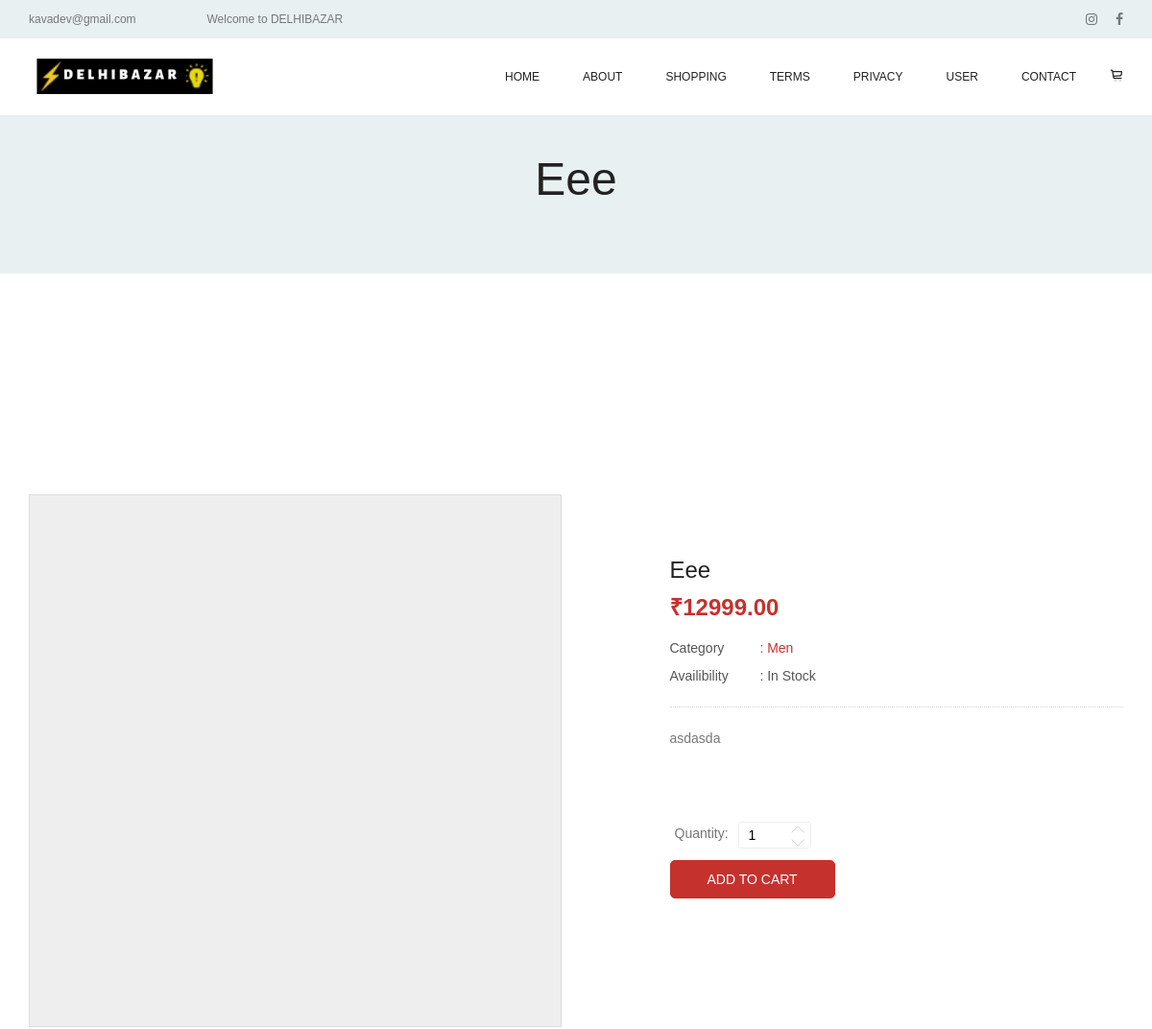
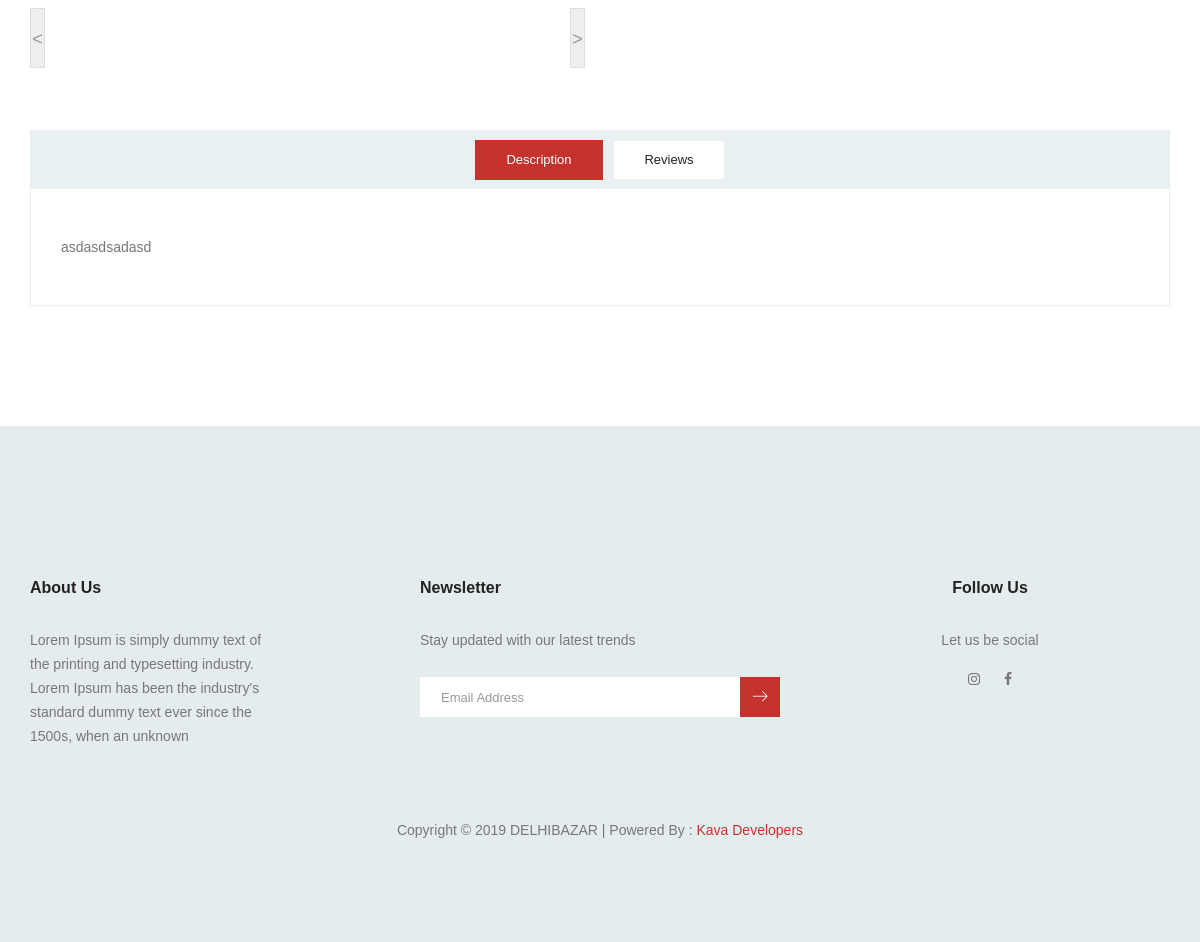
The app's page /products/product_detail/00ec61c4001cca6ceec202ca5bdee4cd with its own data (2 pictures, top to bottom).
### tables this page shows
CREATE TABLE IF NOT EXISTS `setting` (
  `id` int(11) NOT NULL AUTO_INCREMENT,
  `email` text NOT NULL,
  `support_email` text NOT NULL,
  `contact_email` text NOT NULL,
  `newsletter_email` varchar(250) DEFAULT NULL,
  `mobile` text NOT NULL,
  `city` text NOT NULL,
  `address` text NOT NULL,
  `opening_hours` text NOT NULL,
  `short_about` text NOT NULL,
  `meta_keywords` longtext NOT NULL,
  `meta_description` longtext NOT NULL,
  `shop_commission` decimal(40,2) DEFAULT NULL COMMENT 'Per shop commission',
  `ad_number` varchar(250) DEFAULT NULL,
  `smtp_host` text,
  `smtp_port` text,
  `smtp_user` text,
  `smtp_pass` text,
  PRIMARY KEY (`id`)
);

CREATE TABLE IF NOT EXISTS `social_icon` (
  `id` int(11) NOT NULL AUTO_INCREMENT,
  `title` text NOT NULL,
  `class` text NOT NULL,
  `link` text NOT NULL,
  `created_at` datetime NOT NULL,
  PRIMARY KEY (`id`)
);

CREATE TABLE IF NOT EXISTS `product` (
  `id` bigint(20) NOT NULL AUTO_INCREMENT,
  `hash` varchar(250) NOT NULL,
  `name` varchar(250) NOT NULL,
  `amount` decimal(40,2) NOT NULL,
  `short_desc` text NOT NULL,
  `desc` longtext NOT NULL,
  `category` varchar(50) NOT NULL,
  `status` int(1) NOT NULL DEFAULT '0',
  `created_by` varchar(20) NOT NULL,
  `updated_by` varchar(20) NOT NULL,
  `created_at` datetime NOT NULL,
  `updated_at` datetime NOT NULL,
  `deleted_at` datetime DEFAULT NULL,
  `df` int(1) NOT NULL DEFAULT '0',
  `rating` varchar(10) NOT NULL,
  PRIMARY KEY (`id`)
);

CREATE TABLE IF NOT EXISTS `category` (
  `id` int(11) NOT NULL AUTO_INCREMENT,
  `name` varchar(250) NOT NULL,
  `df` int(1) NOT NULL DEFAULT '0',
  PRIMARY KEY (`id`)
);

### application/core/MY_Loader.php (called while the page is built, shortened)
<?php
class MY_Loader extends CI_Loader {
    public function template1($template_name, $vars = array())
    {
        $this->view('template/header2');
        $this->view($template_name, $vars);
        $this->view('template/footer2');
    }
}
?>

### application/controllers/Products.php (called while the page is built, shortened)
<?php
class Products extends CI_Controller {
	function __construct(){
    	$this->load->model('product_model');
    	$this->load->model('rating_model');
		$this->load->library('pagination');
    }
	public function product_detail($hash)
	{
		if($hash)
		{
			if($this->product_model->product_where($hash))
			{
				$data['_title']			= "DELHIBAZAR";
				$data['product']		= $this->product_model->product_where($hash);
				$data['product_review']	= $this->rating_model->product_where_hash($hash);
				$data['avarage_rating'] = $this->rating_model->get_product_avarage_rating($hash);
				$data['star_1']			= $this->rating_model->star_rating_1($hash);
				$data['star_2']			= $this->rating_model->star_rating_2($hash);
				$data['star_3']			= $this->rating_model->star_rating_3($hash);
				$data['star_4']			= $this->rating_model->star_rating_4($hash);
				$data['star_5']			= $this->rating_model->star_rating_5($hash);
				$this->load->template1('product_category/product_detail',$data);
			}
			else
			{
				redirect(base_url('error404'));
			}
		}
		else
		{
			redirect(base_url('error404'));
		}
	}
}

### index.php (called while the page is built, shortened)
<?php
require_once BASEPATH.'core/CodeIgniter.php';

### application/helpers/general_helper.php (called while the page is built, shortened)
<?php
function social_icons()
{
	$CI=&get_instance();
	return $CI->db->get('social_icon')->result_array();
}
function get_setting()
{
	$CI=&get_instance();
	return $CI->db->get_where('setting',['id' => '1'])->result_array()[0];
}
?>

### application/models/Product_model.php (called while the page is built, shortened)
<?php
class Product_model extends CI_Model
{
	public function product_where($hash)
	{
		return $this->db->get_where('product',['hash' => $hash])->result_array();
	}
	public function category_where($id)
	{
		return $this->db->get_Where('category',['id' => $id])->result_array();
	}
}

### application/views/product_category/product_detail.php (the view, shortened to what this page needs)
    <link href="<?= base_url(); ?>zoom/jquery.exzoom.css" rel="stylesheet" type="text/css"/>
<section class="banner_area">
    <div class="banner_inner d-flex align-items-center">
        <div class="container">
            <div class="banner_content text-center">
                <h2><?= $product[0]['name'] ?></h2>
            </div>
        </div>
    </div>
</section>
<div class="product_image_area">
    <div class="container">
        <div class="row s_product_inner">
            <div class="col-lg-6">
                <div class="s_product_img">
                    <div class="exzoom hidden" id="exzoom">
                        <div class="exzoom_img_box">
                        </div>
                        <div class="exzoom_nav"></div>
                        <p class="exzoom_btn">
                            <a href="javascript:void(0);" class="exzoom_prev_btn"> < </a>
                            <a href="javascript:void(0);" class="exzoom_next_btn"> > </a>
                        </p>
                    </div>
                </div>
            </div>
            <div class="col-lg-5 offset-lg-1">
                <div class="s_product_text">
                    <h3><?= $product[0]['name'] ?></h3>
                    <h2>₹<?= $product[0]['amount'] ?></h2>
                    <ul class="list">
                        <li><a class="active" href="#"><span>Category</span> : <?= $this->product_model->category_where($product[0]['category'])[0]['name'] ?></a></li>
                        <li><a href="#"><span>Availibility</span> : In Stock</a></li>
                    </ul>
                    <p><?=  nl2br($product[0]['short_desc']) ?></p>
                    <form method="post" id="add_to_cart" action="<?= base_url() ?>cart/add_to_cart">
                        <div class="product_count" style="margin: 5px;">
                            <label for="qty">Quantity:</label>
                            <input type="text" name="qty" id="sst" maxlength="12" value="1" title="Quantity:" class="input-text qty" readonly>
                            <button onclick="var result = document.getElementById('sst'); var sst = result.value; if( !isNaN( sst )) result.value++;return false;" class="increase items-count" type="button"><i class="lnr lnr-chevron-up"></i></button>
                            <button onclick="var result = document.getElementById('sst'); var sst = result.value; if( !isNaN( sst ) &amp;&amp; sst > 0 ) result.value--;return false;" class="reduced items-count" type="button"><i class="lnr lnr-chevron-down"></i></button>
                        </div><br>
                        <div class="card_area">
                            <?php if($this->session->userdata('id')) { ?>
                                <button type="submit" class="main_btn btn btn-sm">Add to Cart</button>
                            <?php } else { ?>
                                <button type="submit" class="main_btn btn btn-sm" onclick="return guest_click()">Add to Cart</button>
                            <?php } ?>
                        </div>
                    </form>
                </div>
            </div>
        </div>
    </div>
</div>
<section class="product_description_area">
    <div class="container">
        <ul class="nav nav-tabs" id="myTab" role="tablist">
            <li class="nav-item">
            <a class="nav-link active" id="home-tab" data-toggle="tab" href="#home" role="tab" aria-controls="home" aria-selected="true">Description</a>
            </li>
            <li class="nav-item">
            <a class="nav-link" id="review-tab" data-toggle="tab" href="#review" role="tab" aria-controls="review" aria-selected="false">Reviews</a>
            </li>
        </ul>
        <div class="tab-content" id="myTabContent">
            <div class="tab-pane fade show active" id="home" role="tabpanel" aria-labelledby="home-tab">
                <p><?= nl2br($product[0]['desc']) ?></p>
            </div>
        </div>
    </div>
</section>

### application/views/template/header2.php (shortened to what this page needs)
<!doctype html>
<html lang="en">
    <head>
        <link rel="stylesheet" href="<?= base_url() ?>user_login/css/bootstrap.css">
        <link rel="stylesheet" href="<?= base_url() ?>user_login/vendors/linericon/style.css">
        <link rel="stylesheet" href="<?= base_url() ?>user_login/css/font-awesome.min.css">
        <link rel="stylesheet" href="<?= base_url() ?>user_login/vendors/owl-carousel/owl.carousel.min.css">
        <link rel="stylesheet" href="<?= base_url() ?>user_login/vendors/lightbox/simpleLightbox.css">
        <link rel="stylesheet" href="<?= base_url() ?>user_login/vendors/nice-select/css/nice-select.css">
        <link rel="stylesheet" href="<?= base_url() ?>user_login/vendors/animate-css/animate.css">
        <link rel="stylesheet" href="<?= base_url() ?>user_login/vendors/jquery-ui/jquery-ui.css">
        <link rel="stylesheet" href="<?= base_url() ?>user_login/css/style.css">
        <link rel="stylesheet" href="<?= base_url() ?>user_login/css/responsive.css">
        <link rel="stylesheet" href="<?= base_url() ?>user_login/alert/sweetalert.css">
    </head>
    <body>
        <header class="header_area">
        	<div class="top_menu row m0">
           		<div class="container">
					<div class="float-left">
						<a href="mailto:<?= get_setting()['email'] ?>"><?= get_setting()['email'] ?></a>
						<a href="#">Welcome to DELHIBAZAR</a>
					</div>
					<div class="float-right">
						<ul class="header_social">
							<?php foreach (social_icons() as $key => $value) { ?>
							<li><a href="<?= $value['link'] ?>" target="_blank"><i class="fa <?= $value['class'] ?>"></i></a></li>
							<?php } ?>
						</ul>
					</div>
           		</div>
           	</div>
           	<div class="main_menu">
            	<nav class="navbar navbar-expand-lg navbar-light main_box">
					<div class="container">
						 <a class="navbar-brand" href="<?= base_url(); ?>" style="width: 200px;" ><img src="<?= base_url(); ?>image/logo.png" style="width: 100%;"></a>
						<div class="collapse navbar-collapse offset" id="navbarSupportedContent">
							<ul class="nav navbar-nav menu_nav ml-auto">
								<li class="nav-item"><a class="nav-link" href="<?= base_url() ?>">Home</a></li>
								<li class="nav-item"><a class="nav-link" href="<?= base_url(); ?>pages/about">About</a></li>
								<li class="nav-item submenu dropdown">
									<a href="#" class="nav-link dropdown-toggle" data-toggle="dropdown" role="button" aria-haspopup="true" aria-expanded="false">Shopping</a>
								</li>
								<li class="nav-item"><a class="nav-link" href="<?= base_url(); ?>pages/terms">Terms</a></li>
								<li class="nav-item"><a class="nav-link" href="<?= base_url(); ?>pages/privacy">Privacy</a></li>
								<li class="nav-item submenu dropdown">
									<a href="#" class="nav-link dropdown-toggle" data-toggle="dropdown" role="button" aria-haspopup="true" aria-expanded="false">User</a>
								</li>
								<li class="nav-item"><a class="nav-link" href="<?= base_url(); ?>pages/contact">Contact</a></li>
							</ul>
							<ul class="nav navbar-nav navbar-right">
								<li class="nav-item"><a href="<?= base_url() ?>cart" class="cart"><i class="lnr lnr lnr-cart"></i>
								</a></li>
							</ul>
						</div>
					</div>
            	</nav>
            </div>
        </header>

### application/views/template/footer2.php (shortened to what this page needs)
        <footer class="footer-area">
            <div class="container">
                <div class="row">
                    <div class="col-lg-4  col-md-6 col-sm-6">
                        <div class="single-footer-widget">
                            <h6 class="footer_title">About Us</h6>
                            <p><?= nl2br(get_setting()['short_about']) ?></p>
                        </div>
                    </div>
                    <div class="col-lg-4 col-md-6 col-sm-6">
                        <div class="single-footer-widget">
                            <h6 class="footer_title">Newsletter</h6>
                            <p>Stay updated with our latest trends</p>
                            <form action="<?= base_url(); ?>welcome/save_newalatter" id="news_form" method="post" class="subscribe_form relative">
                                <div id="mc_embed_signup">
                                    <div class="input-group d-flex flex-row">
                                        <input name="email" id="news_email" placeholder="Email Address" onfocus="this.placeholder = ''" onblur="this.placeholder = 'Email Address '" type="email">
                                        <button type="submit" class="btn sub-btn"><span class="lnr lnr-arrow-right"></span></button>
                                    </div>
                                </div>
                            </form>
                        </div>
                    </div>
                    <div class="col-lg-4 col-md-6 col-sm-6 text-center">
                        <div class="single-footer-widget f_social_wd">
                            <h6 class="footer_title">Follow Us</h6>
                            <p style="text-align: center;max-width: none;">Let us be social</p>
                            <div class="f_social">
                                <?php foreach (social_icons() as $key => $value) { ?>
                                <a href="<?= $value['link'] ?>" target="_blank"><i class="fa <?= $value['class'] ?>"></i></a>
                                <?php } ?>
                            </div>
                        </div>
                    </div>
                </div>
                <div class="row footer-bottom d-flex justify-content-between align-items-center">
                    <p class="col-lg-12 footer-text text-center">
                    Copyright &copy 2019 DELHIBAZAR | Powered By : <a href="http://kavadevelopers.com" target="_blank">Kava Developers</a>
                    </p>
                </div>
            </div>
        </footer>
        <link rel="stylesheet" href="<?= base_url() ?>temp_1/css/jquery_validation.css">
    </body>
</html>

### records on screen
setting: email "kavadev@gmail.com", short_about "Lorem Ipsum is simply dummy text of the printing and typesetting industry. Lorem Ipsum has been the industry's standard dummy text ever since the 1500s, when an unknown"
product: name "Eee", amount "12999.00", category.name "Men", short_desc "asdasda", desc "asdasdsadasd"
